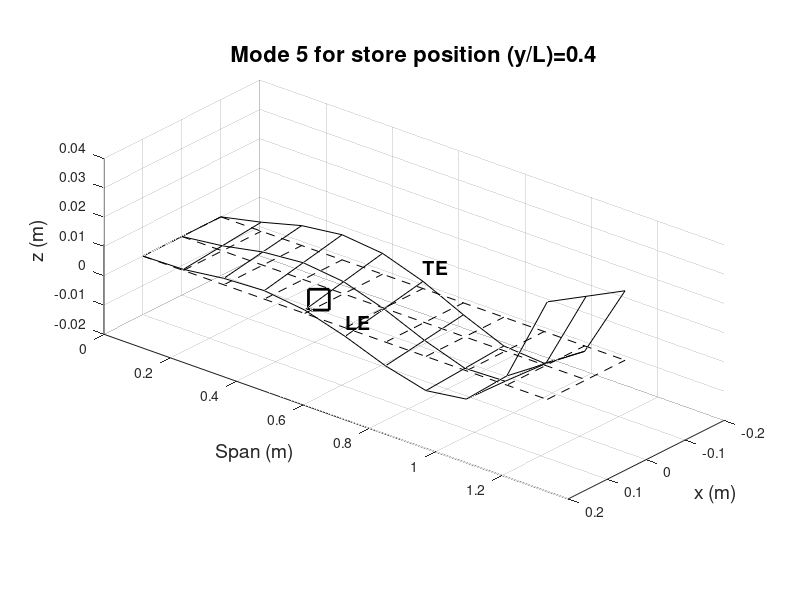
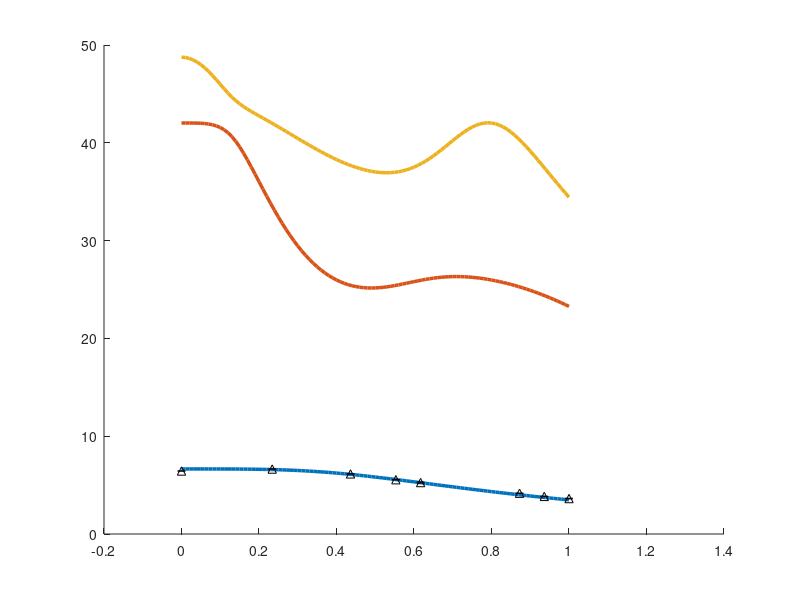

MATLAB code to generate these figures, in order: (Note: this script raises an error after producing the figures.)
clc
clear

%%
% wing parameters
mw = 1.5818 ;                   % mass of the wing
c = 0.2032 ;                    % chord length 
b = c/2 ;                       % half chord
L = 1.2192 ;                    % length of the wing
EA = 0.437*c ;                  % position of elastic axis
IA = 0.454*c ;                  % position of inertial axis
x_b = IA-EA ;                   % 
EI = 404.76 ;                   % flexural rigidity of wing (Nm^2)
GJ = 199.076 ;                  % torsional rigidity of wing (Nm^2/rad)
mbar = mw/L ;                   % mass per unit length of wing (kg/m)
Iwing = 4.349e-3/L ;            % wing pitch moment of inertia (kg m^2/m)
rho = mbar/(pi*b*b*32.6) ;      

% parameters for wing store 4 
ms = 0.636*mw ;                    % store 4 mass, kg
xs = 0.625 ;                       % position of store ahead of Elastic Axis, m
Is = 1.91*Iwing*L ;                % pitch inertia of store about centre , kg m^2
x = xs*b ;

% store position at 100 points along span
 for int_pos = 1:1:101
    Ls = (int_pos-1).*(L/100) ;
    % calculate Delta, Deltas, B, C, D and T matrices.
    % setup functions for bending, 3 bending and 2 torsion modes
    y_L = 0:0.01:1 ;
    N = 3 ;                                                      % assume as a first test the bending 
    M = 2 ;                                                      % and torsion modes

    for i=1:N
        psi_i = (y_L).^(i+1) ;                                      % ith bending function for wing
        psi_i_store = (Ls/L).^(i+1) ;                               % ith bending funtion for store
        psi_i_double = ((i*(i+1))/L.^2).*((y_L).^(i-1)) ;           % ith bending function second derivative (psi'')
        for j = 1:N
           psi_j = (y_L).^(j+1) ;                                   % jth bedning function of wing
           psi_j_store = (Ls/L).^(j+1) ;                            % jth bending mode of store
           psi_j_double = ((j*(j+1))/L.^2).*((y_L).^(j-1)) ;        % jth wing bending function second derivative (psi'') 
           % Del, Dels and B matrices
           Del(i,j) = (L-0)*trapz(y_L,psi_i.*psi_j) ;              % Delta for wing
           Dels(i,j) = psi_i_store.*psi_j_store ;                  % Delta for store
           B(i,j) = (L-0)*trapz(y_L,psi_i_double.*psi_j_double) ;  % 
        end
    end
    % setup i and j torsion for wing and store, 2 torsion modes
    for i=1:M
        phi_i = (y_L).^i ;                                          % ith torsional function for wing
        phi_i_store = (Ls/L).^i ;                                   % ith torsional function for store
        phi_i_single = ((i)/(L)).*((y_L).^(i-1)) ;                  % ith torsional function first derivative (phi')
        for j = 1:M
            phi_j = (y_L).^j ;                                          % jth torsional function for wing 
            phi_j_store = (Ls/L).^j ;                                   % jth torsional function for store
            phi_j_single = ((j)/(L)).*((y_L).^(j-1)) ;                  % jth torsional function first derivative (phi')
            % D, D_store and T matrices
            D(i,j) = (L-0)*trapz(y_L, phi_i.*phi_j) ;                       % D matrix for wing
            D_s(i,j) = phi_i_store.*phi_j_store ;                           % D matrix for store
            T(i,j) = (L-0)*trapz(y_L, phi_i_single.*phi_j_single) ;         % T matrix
        end
    end
    % Define functions for i bending and j torsion to determine C matrix
    for i=1:N
        psi_i = (y_L).^(i+1) ;                                      % ith bending function for wing
        psi_i_store = (Ls/L).^(i+1) ;                               % ith bending funtion for store
        psi_i_double = ((i*(i+1))/L.^2).*((y_L).^(i-1)) ;           % ith bending function second derivative (psi'')
        for j = 1:M
            phi_j = (y_L).^j ;                                      % jth torsional function for wing
            phi_j_store = (Ls/L).^j ;                               % jth torsional function for store 
            phi_j_single = ((j)/(L)).*((y_L).^(j-1)) ;              % jth torsional function first derivative (phi')
            % C and C_store matrices
            C(i,j) = (L-0)*trapz(y_L, psi_i.*phi_j) ;
            C_s(i,j) = psi_i_store.*phi_j_store ;
        end
    end

% Expressions for wing and store mass matrix
Mwing = [   mbar*Del,   -mbar*x_b*C   ;
         -mbar*x_b*(C'),  Iwing*D   ] ;

Mstore = [    ms*Dels,     ms*xs*b*C_s   ; 
           ms*xs*b*(C_s'),   Is*D_s   ]   ;

%Determince expression for the stiffness matrix, unaffected by the addition of a store
K = [    EI*B,      zeros(N,M)  ;
     (zeros(N,M))',    GJ*T   ] ;

% Total mass matrix achieved by combining the mass matrices of store and wing
    Mt = Mwing + Mstore ;

% Determine natural frequencies
    [V,Lambda] = eig(K,Mt) ;
    
    % We only want to save the eigenvectors at 11 specific points along the span.
    if int_pos == 1
        Vout(:,:,1) = V ;                   % Save the Ls = 0 (clean wing) case as index 1
        
    elseif mod(int_pos-1, 10) == 0
        store_idx = (int_pos-1)/10 + 1 ;    % For int_pos 11, 21, 31... calculate the corresponding index (2 through 11)
        Vout(:,:,store_idx) = V ;           % Save the 5x5 eigenvector matrix into the 3D Vout array
    end

    omega = sqrt(diag(Lambda)) ;            % rad/s frequency
    f(:,int_pos) = omega/(2*pi) ;           % transforms the Frequency from radians to Hz
end
    % Data from NACA TN1594 for plotting
  
    %Deflection and twist of the elastic axis create 11 store positions along span
    y_L=0:0.1:1;
    % select mode
    mode = 5 ;
    % select store position
    store_pos = 5 ;
    EA_z = zeros(1,length(y_L)) ;
    theta_EA = zeros(1,length(y_L)) ;
    % Determine the amount of bending
    for j = 1:N
        a = 0.01*Vout(j,mode,store_pos) ;
        psi_j = (y_L).^(j+1) ;
        EA_z = EA_z + psi_j*a ;
    end
    % Determine the amount of twist
    for j = N+1:(M+N)
        b = 0.01*Vout(j,mode,store_pos) ;
        phi_j = (y_L).^(j-N) ;
        theta_EA = theta_EA+(phi_j*b)*(180/pi) ;
    end

% Geometry --------------------------------------------------------------------------------------------------------------

    % Determine leading edge and trailing edge x and z coordinates
    Lead_x = 0.1 ;
    Lead_z= 0 ;
    Trail_x = -0.1 ; 
    Trail_z = 0 ;
    Store_x = 0 ;
    Store_z = 0 ;
       
    % Calculate physical span locations
    y_span = L * y_L; 

    % Calculate the deformed coordinates for the whole wing (Using cosd and sind because theta_EA is in degrees)
    x_LE = Lead_x * cosd(theta_EA);
    z_LE = Lead_x * sind(theta_EA) + EA_z;
    
    x_TE = Trail_x * cosd(theta_EA);
    z_TE = Trail_x * sind(theta_EA) + EA_z;
    
    x_EA = zeros(1, length(y_L));
    z_EA = EA_z;

%% Experimental Data

data = [
    0,     0,        6.45, 39.2   47.3    ;
    0,     0,        6.43, 39.2   39.2    ;
    11,    0.234043, 6.64, 30.41, 40      ;
    11,    0.234043, 6.64, 30.15, 40.21   ;
    20.5,  0.43617,  6.14, 35.6,  35.6    ; 
    20.5,  0.43617,  6.15, 35.6,  35.6    ;
    26,    0.553191, 5.56, 33.69, 24.27   ; 
    26,    0.553191, 5.54, 34,    22.91   ;
    29,    0.617021, 5.22, 35.1,  24.74   ;
    29,    0.617021, 5.3,  36.11, 24.63   ;
    41,    0.87234,  4.17, 38.5,  23.9    ;
    41,    0.87234,  4.17, 38.3,  23.9    ;
    44,    0.93617,  3.86, 35.83, 23.59   ;
    44,    0.93617,  3.86, 36,    23.59   ;
    44,    0.93617,  3.83, 35.8,  23.38   ;
    44,    0.93617,  3.8,  25.64, 23.33   ;
    44,    0.93617,  3.84, 35.83, 23.29   ;
    44,    0.93617,  3.87, 36.35, 23.52   ;
    47,    1,        3.65, 34.35, 22.5    ;
    47,    1,        3.68, 34.25, 22.5    ;
    47,    1,        3.59, 33.13, 20.63   ;
    47,    1,        3.62, 33.74, 22.6    ;
    47,    1,        3.59, 33.74, 22.02   ;
    47,    1,        3.61, 34.09, 22.83 ] ;

store_pos_in = data(:, 1);
store_pos_yL = data(:, 2);
exp_B1 = data(:, 3);            % experimental data for first bending 
exp_B2 = data(:, 4);            % experimental data for second bending 
exp_T  = data(:, 5);            % experimental data for torsion

% Find the unique y/L positions
[unique_yL, ~, idx] = unique(store_pos_yL);

% Calculate the Mean for each unique position
mean_B1 = accumarray(idx, exp_B1, [], @mean);
mean_B2 = accumarray(idx, exp_B2, [], @mean);
mean_T  = accumarray(idx, exp_T,  [], @mean);

% Calculate the Standard Deviation (Error) for each unique position
std_B1 = accumarray(idx, exp_B1, [], @std);
std_B2 = accumarray(idx, exp_B2, [], @std);
std_T  = accumarray(idx, exp_T,  [], @std);

%% 3D PLOT --------------------------------------------------------------------------------------------------------------

    figure;
    hold on;
    grid on;
    view(-35, 300) ;                  % Sets the 3D viewing angle to match your reference image
    
    % rigid wing 
    plot3([Lead_x Lead_x], [0 L], [0 0], '--k');                    % Leading Edge
    plot3([Trail_x Trail_x], [0 L], [0 0], '--k');                  % Trailing Edge
    plot3([0 0], [0 L], [0 0], '--k');                              % Elastic Axis
    
    % plot chordwise ribs
    for i = 1:length(y_L)
        plot3([Lead_x, Trail_x], [y_span(i), y_span(i)], [0, 0], '--k');
    end

    % deformed wing 
    plot3(x_LE, y_span, z_LE, '-k'); % Deformed Leading Edge
    plot3(x_TE, y_span, z_TE, '-k'); % Deformed Trailing Edge
    plot3(x_EA, y_span, z_EA, '-k'); % Deformed Elastic Axis
    
    % plot chordwise ribs
    for i = 1:length(y_L)
        plot3([x_LE(i), x_TE(i)], [y_span(i), y_span(i)], [z_LE(i), z_TE(i)], '-k');
    end

    % text denoting leading and trailing edges
    text(x_LE(6), y_span(6), z_LE(6) + 0.005, 'LE', 'FontSize', 14, 'FontWeight', 'bold');    % Index 6 corresponds to 50% 
    text(x_TE(6), y_span(6), z_TE(6) + 0.005, 'TE', 'FontSize', 14, 'FontWeight', 'bold');    % span (y/L = 0.5)

    % store marker
    y_store = y_span(store_pos);                                    % Calculate store 
    x_store_rot = x * cosd(theta_EA(store_pos));                    % location on the 
    z_store = x * sind(theta_EA(store_pos)) + EA_z(store_pos);      % deformed wing
    
    % plot the store as a large square 's' marker
    plot3(x_store_rot, y_store, z_store, 'sk', 'MarkerSize', 15, 'LineWidth', 2);

    % figure formatting 
    
    % force desired view angle 
    view(130, 25) ;
    
    % axis labels
    xlabel('x (m)', 'FontSize', 14);
    ylabel('Span (m)', 'FontSize', 14);
    zlabel('z (m)', 'FontSize', 14);

    % axis limits 
    xlim([-0.2, 0.2]);
    ylim([0, 1.4]);
    
    % make the 3D bounding box rectangular
    pbaspect([1 2.5 0.8]);              % [x-width, y-length, z-height]. This makes Span 2.5x visually longer than Chord.
    
    % title based on selected mode and store position
    title_str = sprintf('Mode %d for store position (y/L)=%.1f', mode, y_L(store_pos));
    title(title_str, 'FontSize', 16, 'FontWeight', 'bold');
   
    hold off;

%% 2D Frequency plot 

% sort frequencies at every spanwise station from lowest to highest
f_sorted = sort(f, 1);          % ensures F1 is always the lowest line, F2 is the middle, etc

% create x-axis array for computed lines 
x_span = 0:0.01:1;

figure;
hold on;

% plot the computed lines (rows 1, 2, and 3 of f_sorted)
plot(x_span, f_sorted(1,:), '-', 'LineWidth', 2.5, 'DisplayName', 'Computed F1');   % Solid
plot(x_span, f_sorted(2,:), '-', 'LineWidth', 2.5, 'DisplayName', 'Computed F2');  % Dashed
plot(x_span, f_sorted(3,:), '-', 'LineWidth', 2.5, 'DisplayName', 'Computed F3');  % Dash-Dot

% Plot the experimental data markers with ERROR BARS
% Syntax: errorbar(x, y, error, 'LineStyle', 'none', 'Marker', ...)
errorbar(unique_yL, mean_B1, std_B1, '^k', 'MarkerSize', 10, 'LineWidth', 1, 'DisplayName', 'Experimental 1B');
errorbar(unique_yL, mean_B2, std_B2, 'ok', 'MarkerSize', 10, 'LineWidth', 1, 'DisplayName', 'Experimental 2B');
errorbar(unique_yL, mean_T, std_T, 'sk', 'MarkerSize', 10, 'LineWidth', 1, 'DisplayName', 'Experimental 1T');

% figure formatting 
xlabel('Store position (y/L)', 'FontSize', 16);
ylabel('Frequency [Hz]', 'FontSize', 16);

% title based on selected N and M values
title_str = sprintf('First 3 modal frequencies vs Store Position (N = %d, M = %d)', N, M) ;
title(title_str, 'FontSize', 18, 'FontWeight', 'bold');

% axis limits
xlim([0 1]);
ylim([0 50]);

grid on
grid minor
legend('Location', 'northeast', 'FontSize', 12, "Position", [0.8118 0.7876 0.1616, 0.1796]);

% clean up the axes 
box off;
set(gca, 'FontSize', 12, 'TickDir', 'in');
hold off;
